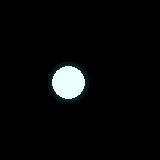
#> input picture assets/input/sample_vfx.gif, 160 x 160 px; its folder holds only this picture in this run
$ python cli.py ../../assets/input/sample_vfx.gif
#> lines starting #> are read from the running program, lines starting #| are printed output that depends on the picture
### src/unity_vx_motion_master/frame_source.py
from __future__ import annotations

import subprocess
import tempfile
import re
from pathlib import Path
from typing import Iterable, Optional

from PIL import Image, ImageSequence


SUPPORTED_EXTENSIONS = {".mp4", ".mov", ".gif", ".webm", ".avi", ".png", ".jpg", ".jpeg"}
VIDEO_EXTENSIONS = {".mp4", ".mov", ".webm", ".avi"}


class FrameSourceError(RuntimeError):
    pass


def load_frames(path: Path, fps: Optional[float] = None) -> list[Image.Image]:
    suffix = path.suffix.lower()
    if suffix not in SUPPORTED_EXTENSIONS:
        raise FrameSourceError(f"Unsupported input type: {suffix}")
    if suffix == ".gif":
        return _load_gif(path, fps=fps)
#> in _load_gif, image is the input picture: PIL image 160x160 P; mean R, G, B 7.9, 8.9, 9
#> in _load_gif, `frames = [frame.convert("RGBA") for frame in ImageSequence.Iterator(im..`: frames = 16 items
#> in _load_gif, `frames = [frame.convert("RGBA") for frame in ImageSequence.Iterator(im..`:
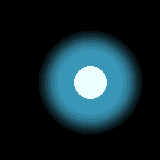
#> image: PIL image 160x160 RGB; mean R, G, B 19.1, 38.3, 45.5
    if suffix in {".png", ".jpg", ".jpeg"}:
        return [Image.open(path).convert("RGBA")]
    return _load_video_with_ffmpeg(path, fps=fps)


def select_frame_range(
    frames: list[Image.Image],
    start_frame: Optional[int],
    end_frame: Optional[int],
) -> list[Image.Image]:
    if not frames:
        return []
    start = 0 if start_frame is None else max(0, start_frame)
    end = len(frames) - 1 if end_frame is None else min(len(frames) - 1, end_frame)
    if end < start:
        raise FrameSourceError("End frame must be greater than or equal to start frame.")
    return frames[start : end + 1]


# [7 lines left out: function estimate_source_duration_seconds, not called in this run]


def _load_gif(path: Path, fps: Optional[float] = None) -> list[Image.Image]:
    image = Image.open(path)
    frames = [frame.convert("RGBA") for frame in ImageSequence.Iterator(image)]
    if fps is None or fps <= 0:
        return frames

    durations = [max(1, frame.info.get("duration", image.info.get("duration", 100))) for frame in ImageSequence.Iterator(image)]
    return _resample_frames_by_timeline(frames, durations, fps)


# [82 lines left out: functions _estimate_gif_duration_seconds, _resample_frames_by_timeline, _load_video_with_ffmpeg, _estimate_video_duration_seconds, _find_ffmpeg, not called in this run]

### src/unity_vx_motion_master/processor.py
from __future__ import annotations

import json
import math
from pathlib import Path
from typing import Iterable, Optional, Tuple

from PIL import Image, ImageChops, ImageDraw

from .config import ProcessSettings, SheetMetadata
from .frame_source import FrameSourceError, load_frames, select_frame_range


RGBA = tuple[int, int, int, int]


class ProcessingError(RuntimeError):
    pass


def process_to_sheet(settings: ProcessSettings) -> SheetMetadata:
    frames = load_frames(settings.input_path, fps=settings.fps)
    frames = select_frame_range(frames, settings.start_frame, settings.end_frame)
    if not frames:
        raise ProcessingError("No frames were loaded from the input.")

    processed = [
        remove_black_background(frame, settings.black_threshold, settings.soft_edge, settings.alpha_strength)
        if settings.remove_black
        else frame.convert("RGBA")
        for frame in frames
    ]
    source_width, source_height = processed[0].size
    crop_box = find_union_alpha_bbox(processed)
    cropped = [frame.crop(crop_box) for frame in processed]
    canvas_size = resolve_canvas_size(crop_box, settings)
    normalized = [add_canvas_margin(place_on_canvas(frame, canvas_size, settings.anchor), settings.padding) for frame in cropped]
    normalized, scale = fit_frames_to_texture(normalized, settings)
    sheet, columns, rows = compose_sheet(normalized, settings.columns)

    settings.output_path.parent.mkdir(parents=True, exist_ok=True)
    sheet.save(settings.output_path)

    if settings.export_frames:
        export_dir = settings.output_path.with_suffix("").parent / f"{settings.output_path.stem}_frames"
        export_dir.mkdir(parents=True, exist_ok=True)
        for index, frame in enumerate(normalized):
            frame.save(export_dir / f"frame_{index:04d}.png")

    metadata = SheetMetadata(
        frame_count=len(normalized),
        frame_width=normalized[0].width,
        frame_height=normalized[0].height,
        columns=columns,
        rows=rows,
        padding=settings.padding,
        sheet_width=sheet.width,
        sheet_height=sheet.height,
        source_width=source_width,
        source_height=source_height,
        crop_box=crop_box,
        anchor=settings.anchor,
        scale=scale,
    )
    if settings.export_metadata:
        settings.output_path.with_suffix(".json").write_text(json.dumps(metadata.__dict__, indent=2), encoding="utf-8")
    return metadata


def remove_black_background(
    image: Image.Image,
    black_threshold: int = 20,
    soft_edge: int = 8,
    alpha_strength: float = 1.0,
) -> Image.Image:
    """Convert black-background VFX into straight-alpha RGBA.

    This follows the UnMult idea used for premultiplied-on-black VFX:
    alpha is estimated from the brightest RGB channel, then RGB is divided by
    that alpha to recover the original color. Very dark pixels connected to the
    image edge are treated as black background, while enclosed dark pixels are
    restored so black details inside the effect are not punched out.
    """
    source = image.convert("RGBA")
    image = source.copy()
    pixels = image.load()
    source_pixels = source.load()
    width, height = image.size
    threshold = max(0, min(255, int(black_threshold)))
    feather = max(0, int(soft_edge))
    alpha_strength = max(0.0, min(4.0, float(alpha_strength)))
    alpha_values = bytearray(width * height)
    bright_alpha_values = bytearray(width * height)
    dark_color_candidates = bytearray(width * height)
    chroma_floor = 18

    for y in range(height):
        for x in range(width):
            r, g, b, a = pixels[x, y]
            brightness = max(r, g, b)
            darkness = min(r, g, b)
            chroma = brightness - darkness
            index = y * width + x
            is_dark_color = brightness <= threshold and chroma >= chroma_floor
            if brightness <= threshold and not is_dark_color:
                pixels[x, y] = (0, 0, 0, 0)
                continue
            if is_dark_color:
                dark_color_candidates[index] = 1

            alpha_ratio = brightness / 255
            if feather > 0 and brightness < threshold + feather:
                edge_t = (brightness - threshold) / max(1, feather)
                edge_t = max(0.0, min(1.0, edge_t))
                alpha_ratio *= edge_t * edge_t * (3.0 - 2.0 * edge_t)
            next_alpha = max(0, min(255, int(255 * alpha_ratio * alpha_strength)))
            if next_alpha <= 0:
                pixels[x, y] = (0, 0, 0, 0)
                continue

            unpremultiply = 255 / max(1, brightness)
            next_rgb = (
                max(0, min(255, int(r * unpremultiply))),
                max(0, min(255, int(g * unpremultiply))),
                max(0, min(255, int(b * unpremultiply))),
            )
            pixels[x, y] = (*next_rgb, min(a, next_alpha))
            alpha_values[index] = next_alpha
            if not is_dark_color:
                bright_alpha_values[index] = next_alpha

    background = _transparent_background_mask(alpha_values, width, height)
    bright_background = _transparent_background_mask(bright_alpha_values, width, height)
    for y in range(height):
        for x in range(width):
            index = y * width + x
            if dark_color_candidates[index] and not _near_background(bright_background, width, height, x, y, 6):
                r, g, b, a = source_pixels[x, y]
                pixels[x, y] = (r, g, b, a)
            elif alpha_values[index] == 0 and not background[index]:
                r, g, b, a = source_pixels[x, y]
                pixels[x, y] = (r, g, b, a)
    return image


# [11 lines left out: function _near_background, not called in this run]


def _transparent_background_mask(alpha_values: bytearray, width: int, height: int) -> bytearray:
    background = bytearray(width * height)
    stack: list[int] = []

    def push(index: int) -> None:
        if alpha_values[index] == 0 and not background[index]:
            background[index] = 1
            stack.append(index)

    for x in range(width):
        push(x)
        push((height - 1) * width + x)
    for y in range(height):
        push(y * width)
        push(y * width + width - 1)

    while stack:
        index = stack.pop()
        x = index % width
        y = index // width
        if x > 0:
            push(index - 1)
        if x + 1 < width:
            push(index + 1)
        if y > 0:
            push(index - width)
        if y + 1 < height:
            push(index + width)
    return background


def find_union_alpha_bbox(frames: Iterable[Image.Image]) -> Tuple[int, int, int, int]:
    union: Optional[Image.Image] = None
    width = height = 0
    for frame in frames:
        alpha = frame.convert("RGBA").getchannel("A")
        width, height = frame.size
        union = alpha if union is None else ImageChops.lighter(union, alpha)
    if union is None:
        raise ProcessingError("No frames were supplied for crop analysis.")
    bbox = union.getbbox()
    if bbox is None:
        return (0, 0, width, height)
    return bbox


def resolve_canvas_size(crop_box: Tuple[int, int, int, int], settings: ProcessSettings) -> Tuple[int, int]:
    crop_width = max(1, crop_box[2] - crop_box[0])
    crop_height = max(1, crop_box[3] - crop_box[1])
    if settings.auto_size or not settings.frame_size:
        return even_size((crop_width, crop_height))
    width, height = settings.frame_size
    return even_size((max(crop_width, int(width)), max(crop_height, int(height))))


def place_on_canvas(frame: Image.Image, canvas_size: Tuple[int, int], anchor: str = "center") -> Image.Image:
    canvas_width, canvas_height = canvas_size
    if frame.width > canvas_width or frame.height > canvas_height:
        scale = min(canvas_width / frame.width, canvas_height / frame.height)
        next_size = (max(1, int(frame.width * scale)), max(1, int(frame.height * scale)))
        frame = frame.resize(next_size, Image.Resampling.LANCZOS)
    canvas = Image.new("RGBA", canvas_size, (0, 0, 0, 0))
    x = (canvas_width - frame.width) // 2
    if anchor == "top":
        y = 0
    elif anchor == "bottom":
        y = canvas_height - frame.height
    else:
        y = (canvas_height - frame.height) // 2
    canvas.alpha_composite(frame, (x, y))
    return canvas


def even_size(size: Tuple[int, int]) -> Tuple[int, int]:
    width, height = size
    width = max(2, int(width))
    height = max(2, int(height))
    return width + (width % 2), height + (height % 2)


def ensure_even_canvas(image: Image.Image) -> Image.Image:
    next_size = even_size(image.size)
    if next_size == image.size:
        return image
    canvas = Image.new("RGBA", next_size, (0, 0, 0, 0))
    x = (next_size[0] - image.width) // 2
    y = (next_size[1] - image.height) // 2
    canvas.alpha_composite(image.convert("RGBA"), (x, y))
    return canvas


def add_canvas_margin(image: Image.Image, margin: int = 0) -> Image.Image:
    margin = max(0, int(margin))
    if margin <= 0:
        return ensure_even_canvas(image)
    image = image.convert("RGBA")
    canvas = Image.new("RGBA", (image.width + margin * 2, image.height + margin * 2), (0, 0, 0, 0))
    canvas.alpha_composite(image, (margin, margin))
    return ensure_even_canvas(canvas)


def fit_frames_to_texture(frames: list[Image.Image], settings: ProcessSettings) -> tuple[list[Image.Image], float]:
    if not frames or not settings.max_texture_size:
        return frames, 1.0
    sheet_width, sheet_height, columns, rows = estimate_sheet_size(
        len(frames),
        frames[0].width,
        frames[0].height,
        settings.columns,
    )
    max_size = settings.max_texture_size
    if sheet_width <= max_size and sheet_height <= max_size:
        return frames, 1.0

    scale = min(max_size / sheet_width, max_size / sheet_height)
    scale = max(0.01, min(1.0, scale))
    resized = []
    for frame in frames:
        next_size = (max(1, int(frame.width * scale)), max(1, int(frame.height * scale)))
        resized.append(ensure_even_canvas(frame.resize(next_size, Image.Resampling.LANCZOS)))
    return resized, scale


def compose_sheet(
    frames: list[Image.Image],
    columns: Optional[int] = None,
    rows: Optional[int] = None,
) -> tuple[Image.Image, int, int]:
    if not frames:
        raise ProcessingError("No frames to compose.")
    frame_width, frame_height = frames[0].size
    columns = resolve_columns(len(frames), columns)
    rows = max(1, int(rows)) if rows and rows > 0 else math.ceil(len(frames) / columns)
    sheet_width = columns * frame_width
    sheet_height = rows * frame_height
    sheet = Image.new("RGBA", (sheet_width, sheet_height), (0, 0, 0, 0))
    for index, frame in enumerate(frames):
        if index >= columns * rows:
            break
        col = index % columns
        row = index // columns
        x = col * frame_width
        y = row * frame_height
        sheet.alpha_composite(frame, (x, y))
    return ensure_even_canvas(sheet), columns, rows


def resolve_columns(frame_count: int, columns: Optional[int]) -> int:
    if columns and columns > 0:
        return min(frame_count, columns)
    return max(1, math.ceil(math.sqrt(frame_count)))


def estimate_sheet_size(
    frame_count: int,
    frame_width: int,
    frame_height: int,
    columns: Optional[int],
) -> tuple[int, int, int, int]:
    cols = resolve_columns(frame_count, columns)
    rows = math.ceil(frame_count / cols)
    width = cols * frame_width
    height = rows * frame_height
    return width, height, cols, rows


# [23 lines left out: functions checkerboard, preview_composite, not called in this run]

### src/unity_vx_motion_master/cli.py
from __future__ import annotations

import argparse
from pathlib import Path

from .config import ProcessSettings
from .processor import process_to_sheet


def build_parser() -> argparse.ArgumentParser:
    parser = argparse.ArgumentParser(prog="spritesheet-maker", description="Build transparent sprite sheets from GIF/video/VFX frames.")
    parser.add_argument("input", type=Path)
    parser.add_argument("-o", "--output", type=Path, default=Path("assets/output/sprite_sheet.png"))
    parser.add_argument("--fps", type=float, default=None)
    parser.add_argument("--start-frame", type=int, default=None)
    parser.add_argument("--end-frame", type=int, default=None)
    parser.add_argument("--black-threshold", type=int, default=20)
    parser.add_argument("--soft-edge", type=int, default=8)
    parser.add_argument("--alpha-strength", type=float, default=1.0)
    parser.add_argument("--keep-black", action="store_true")
    parser.add_argument("--frame-width", type=int, default=None)
    parser.add_argument("--frame-height", type=int, default=None)
    parser.add_argument("--anchor", choices=("center", "top", "bottom"), default="center")
    parser.add_argument("--columns", type=int, default=None)
    parser.add_argument("--padding", type=int, default=0, help="Transparent margin, in pixels, added around each frame canvas.")
    parser.add_argument("--max-texture-size", type=int, default=4096)
    parser.add_argument("--export-frames", action="store_true")
    return parser


def main() -> int:
    args = build_parser().parse_args()
    frame_size = None
    auto_size = True
    if args.frame_width and args.frame_height:
        frame_size = (args.frame_width, args.frame_height)
        auto_size = False

    settings = ProcessSettings(
        input_path=args.input,
        output_path=args.output,
        fps=args.fps,
        start_frame=args.start_frame,
        end_frame=args.end_frame,
        remove_black=not args.keep_black,
        black_threshold=args.black_threshold,
        soft_edge=args.soft_edge,
        alpha_strength=args.alpha_strength,
        auto_size=auto_size,
        frame_size=frame_size,
        anchor=args.anchor,
        columns=args.columns,
        padding=args.padding,
        max_texture_size=args.max_texture_size,
        export_frames=args.export_frames,
    )
    metadata = process_to_sheet(settings)
#> in select_frame_range, `end = len(frames) - 1 if end_frame is None else min(len(frames) - 1, e..`: end = 15
#> in remove_black_background (call 14), `source = image.convert("RGBA")`:
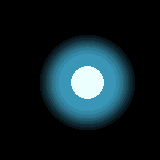
#> source: PIL image 160x160 RGBA; mean R, G, B, A 16.8, 32.2, 37.3, 255
#> in remove_black_background (call 15), `source = image.convert("RGBA")`:
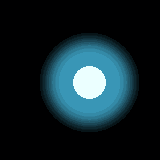
#> source: PIL image 160x160 RGBA; mean R, G, B, A 17.9, 35.2, 41.5, 255
#> the loop in find_union_alpha_bbox, `for frame in frames:` made 16 passes
#> after the loop in find_union_alpha_bbox, `for frame in frames:`:
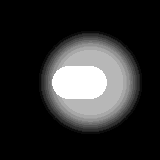
#> union: PIL image 160x160 L; min 0, max 255, mean 46.7
#> in place_on_canvas, `canvas = Image.new("RGBA", canvas_size, (0, 0, 0, 0))`: canvas: PIL image 104x104 RGBA; every value is 0
#> in place_on_canvas (call 10), `canvas.alpha_composite(frame, (x, y))`:
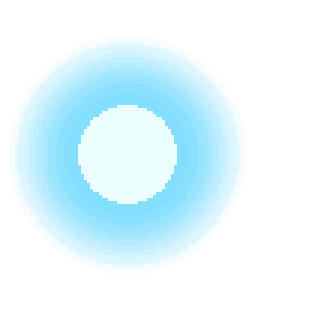
#> frame: PIL image 103x103 RGBA (shown 3 times larger); mean R, G, B, A 48.7, 100.8, 118.5, 58.5; transparent parts drawn white
#> in place_on_canvas (call 11), `canvas.alpha_composite(frame, (x, y))`:
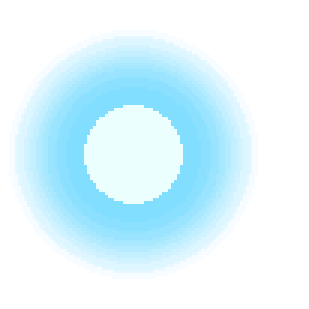
#> frame: PIL image 103x103 RGBA (shown 3 times larger); mean R, G, B, A 52.4, 110.8, 130.4, 65.3; transparent parts drawn white
#> in place_on_canvas (call 12), `canvas.alpha_composite(frame, (x, y))`:
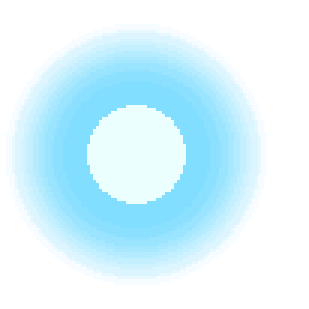
#> frame: PIL image 103x103 RGBA (shown 3 times larger); mean R, G, B, A 56.5, 121.3, 143.4, 73; transparent parts drawn white
#> the loop in compose_sheet, `for index, frame in enumerate(frames):` made 16 passes
    print(f"Saved {settings.output_path}")
    print(f"{metadata.frame_count} frames, {metadata.frame_width}x{metadata.frame_height}, sheet {metadata.sheet_width}x{metadata.sheet_height}")
#| 16 frames, 104x104, sheet 416x416
    return 0


if __name__ == "__main__":
    raise SystemExit(main())
#> (the program exits here)
